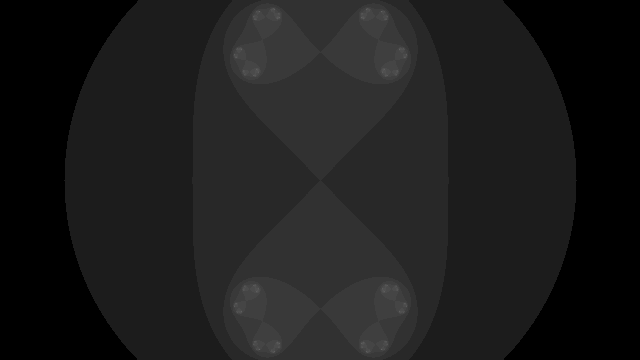
Frame 1 (no input)
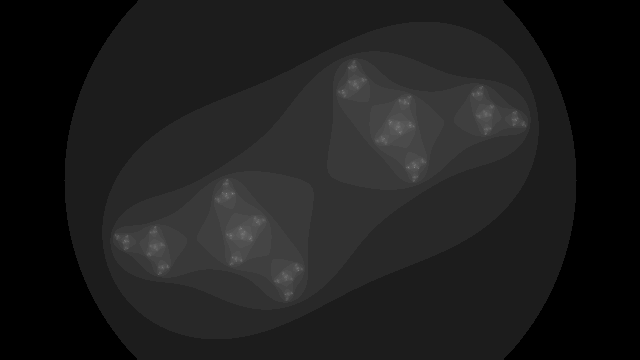
Frame 60 (the mouse pressed at the canvas centre just before this capture)
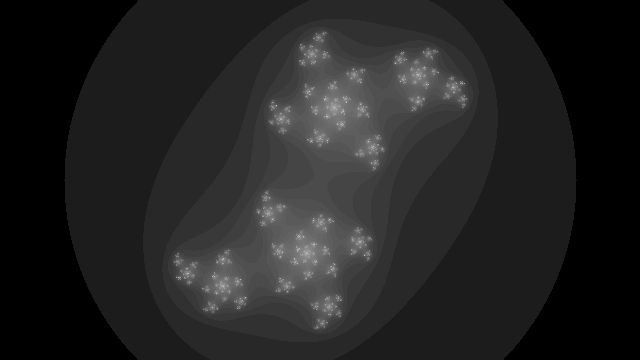
Frame 120 (the mouse held since frame 60 and released just before this capture)

The Processing sketch that drew these frames (run headless with seeded random() and noise(); from frame 60 on, the mouse is pressed at the canvas centre):

// Processing sketch: scrollingJulia
// ── scrollingJulia.pde
// Daniel Shiffman
// http://codingtra.in
// http://patreon.com/codingtrain
// Code for: https://youtu.be/fAsaSkmbF5s

float angle = 0;

void setup() {
  size(640, 360);
  colorMode(HSB, 255);
}
void draw() {

  // float ca = map(mouseX, 0, width, -1, 1);//-0.70176;
  // float cb = map(mouseY, 0, height, -1, 1);//-0.3842;

  float ca = cos(angle*3.213);//sin(angle);
  float cb = sin(angle);

  angle += 0.02;

  background(255);

  // Establish a range of values on the complex plane
  // A different range will allow us to "zoom" in or out on the fractal

  // It all starts with the width, try higher or lower values
  //float w = abs(sin(angle))*5;
  float w = 5;
  float h = (w * height) / width;

  // Start at negative half the width and height
  float xmin = -w/2;
  float ymin = -h/2;

  // Make sure we can write to the pixels[] array.
  // Only need to do this once since we don't do any other drawing.
  loadPixels();

  // Maximum number of iterations for each point on the complex plane
  int maxiterations = 80;

  // x goes from xmin to xmax
  float xmax = xmin + w;
  // y goes from ymin to ymax
  float ymax = ymin + h;

  // Calculate amount we increment x,y for each pixel
  float dx = (xmax - xmin) / (width);
  float dy = (ymax - ymin) / (height);

  // Start y
  float y = ymin;
  for (int j = 0; j < height; j++) {
    // Start x
    float x = xmin;
    for (int i = 0; i < width; i++) {

      // Now we test, as we iterate z = z^2 + cm does z tend towards infinity?
      float a = x;
      float b = y;
      int n = 0;
      while (n < maxiterations) {
        float aa = a * a;
        float bb = b * b;
        // Infinity in our finite world is simple, let's just consider it 16
        if (aa + bb > 4.0) {
          break;  // Bail
        }
        float twoab = 2.0 * a * b;
        a = aa - bb + ca;
        b = twoab + cb;
        n++;
      }

      // We color each pixel based on how long it takes to get to infinity
      // If we never got there, let's pick the color black
      if (n == maxiterations) //greyscale
        {
          pixels[i+j*width] = color(0);
        } 
        else 
        {
          float norm = map(n, 0, maxiterations, 0, 1);
          pixels[i+j*width] = color(map(sqrt(norm), 0, 1, 0, 255));
        }      
      x += dx;
    }
    y += dy;
  }
  updatePixels();
  println(frameRate);
}
